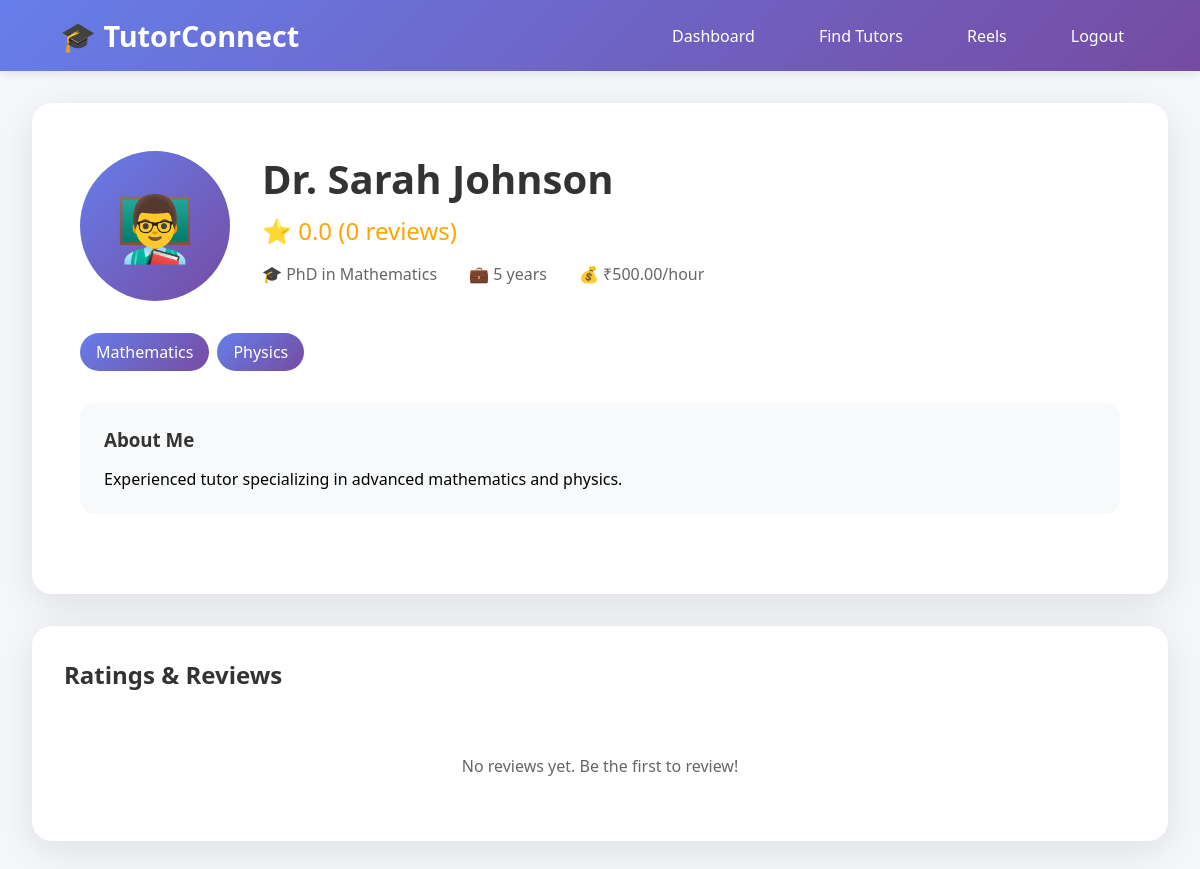
The app's page /tutor-profile.php?id=1 (signed in) with its own data.
### tables this page shows
CREATE TABLE tutors (
    id INT PRIMARY KEY AUTO_INCREMENT,
    name VARCHAR(100) NOT NULL,
    email VARCHAR(100) UNIQUE NOT NULL,
    password VARCHAR(255) NOT NULL,
    phone VARCHAR(15),
    subjects TEXT,
    experience INT,
    qualification VARCHAR(255),
    hourly_rate DECIMAL(10,2),
    bio TEXT,
    profile_image VARCHAR(255) DEFAULT 'default-tutor.png',
    average_rating DECIMAL(3,2) DEFAULT 0.00,
    total_ratings INT DEFAULT 0,
    created_at TIMESTAMP DEFAULT CURRENT_TIMESTAMP
);

### tutor-profile.php (the view, shortened to what this page needs)
<?php
require_once 'config.php';
$tutor_id = isset($_GET['id']) ? intval($_GET['id']) : 0;
$stmt = $conn->prepare("SELECT * FROM tutors WHERE id = ?");
$stmt->bind_param("i", $tutor_id);
$stmt->execute();
$tutor = $stmt->get_result()->fetch_assoc();
$ratings = $conn->query("SELECT ratings.*, students.name as student_name
                         FROM ratings
                         JOIN students ON ratings.student_id = students.id
                         WHERE tutor_id = $tutor_id
                         ORDER BY created_at DESC");
?>
<!DOCTYPE html>
<html lang="en">
<head>
</head>
<body>
    <nav class="navbar">
        <div class="logo">🎓 TutorConnect</div>
        <div class="nav-links">
            <a href="dashboard.php">Dashboard</a>
            <a href="tutors.php">Find Tutors</a>
            <a href="reels.php">Reels</a>
            <a href="logout.php">Logout</a>
        </div>
    </nav>
    <div class="container">
        <div class="profile-card">
            <div class="profile-header">
                <div class="avatar">👨‍🏫</div>
                <div class="profile-info">
                    <h1><?php echo htmlspecialchars($tutor['name']); ?></h1>
                    <div class="rating-display">
                        ⭐ <?php echo number_format($tutor['average_rating'], 1); ?>
                        (<?php echo $tutor['total_ratings']; ?> reviews)
                    </div>
                    <div class="profile-stats">
                        <span class="stat">🎓 <?php echo htmlspecialchars($tutor['qualification']); ?></span>
                        <span class="stat">💼 <?php echo $tutor['experience']; ?> years</span>
                        <span class="stat">💰 ₹<?php echo number_format($tutor['hourly_rate'], 2); ?>/hour</span>
                    </div>
                </div>
            </div>
            <div class="subjects">
                <?php
                $subjects = explode(',', $tutor['subjects']);
                foreach ($subjects as $subject):
                ?>
                    <span class="subject-tag"><?php echo trim($subject); ?></span>
                <?php endforeach; ?>
            </div>
            <div class="bio-section">
                <h3>About Me</h3>
                <p><?php echo htmlspecialchars($tutor['bio']); ?></p>
            </div>
        </div>
        <div class="ratings-section">
            <h2>Ratings & Reviews</h2>
            <?php if ($ratings->num_rows > 0): ?>
                <?php while ($review = $ratings->fetch_assoc()): ?>
                    <div class="review-card">
                        <div class="review-header">
                            <span class="reviewer-name">👤 <?php echo htmlspecialchars($review['student_name']); ?></span>
                            <span class="review-rating"><?php echo str_repeat('⭐', $review['rating']); ?></span>
                        </div>
                        <p class="review-text"><?php echo htmlspecialchars($review['review']); ?></p>
                        <p class="review-date"><?php echo date('M d, Y', strtotime($review['created_at'])); ?></p>
                    </div>
                <?php endwhile; ?>
            <?php else: ?>
                <p style="text-align: center; color: #666; padding: 2rem;">No reviews yet. Be the first to review!</p>
            <?php endif; ?>
        </div>
    </div>
</body>
</html>

### tutor-profile.php (style rules this page uses)
* { margin: 0; padding: 0; box-sizing: border-box; }
body { font-family: 'Segoe UI', Tahoma, Geneva, Verdana, sans-serif; background: #f5f7fa; }
.navbar { background: linear-gradient(135deg, #667eea 0%, #764ba2 100%); padding: 1rem 5%; display: flex; justify-content: space-between; align-items: center; box-shadow: 0 2px 10px rgba(0,0,0,0.1); }
.navbar .logo { color: white; font-size: 1.8rem; font-weight: bold; }
.nav-links { display: flex; gap: 2rem; align-items: center; }
.nav-links a { color: white; text-decoration: none; font-weight: 500; transition: all 0.3s; padding: 0.5rem 1rem; border-radius: 5px; }
.container { max-width: 1200px; margin: 2rem auto; padding: 0 2rem; }
.profile-card { background: white; border-radius: 20px; padding: 3rem; box-shadow: 0 10px 40px rgba(0,0,0,0.1); margin-bottom: 2rem; animation: slideIn 0.5s ease; }
.profile-header { display: flex; gap: 2rem; align-items: start; margin-bottom: 2rem; }
.avatar { width: 150px; height: 150px; border-radius: 50%; background: linear-gradient(135deg, #667eea 0%, #764ba2 100%); display: flex; align-items: center; justify-content: center; font-size: 4rem; animation: pulse 2s infinite; }
.profile-info { flex: 1; }
.profile-info h1 { color: #333; margin-bottom: 0.5rem; font-size: 2.5rem; }
.rating-display { font-size: 1.5rem; color: #ffa500; margin-bottom: 1rem; }
.profile-stats { display: flex; gap: 2rem; margin-top: 1rem; }
.stat { display: flex; align-items: center; gap: 0.5rem; color: #666; }
.subjects { display: flex; flex-wrap: wrap; gap: 0.5rem; margin: 1.5rem 0; }
.subject-tag { padding: 0.5rem 1rem; background: linear-gradient(135deg, #667eea 0%, #764ba2 100%); color: white; border-radius: 20px; font-weight: 500; }
.bio-section { background: #f8f9fa; padding: 1.5rem; border-radius: 15px; margin: 2rem 0; }
.bio-section h3 { color: #333; margin-bottom: 1rem; }
.ratings-section { background: white; border-radius: 20px; padding: 2rem; box-shadow: 0 10px 40px rgba(0,0,0,0.1); animation: slideIn 0.7s ease; }
.ratings-section h2 { color: #333; margin-bottom: 2rem; }

### records on screen
tutors: name "Dr. Sarah Johnson", average_rating "0.0", total_ratings "0", qualification "PhD in Mathematics", experience "5", hourly_rate "500.00", subjects "Mathematics", subjects "Physics", bio "Experienced tutor specializing in advanced mathematics and physics."
